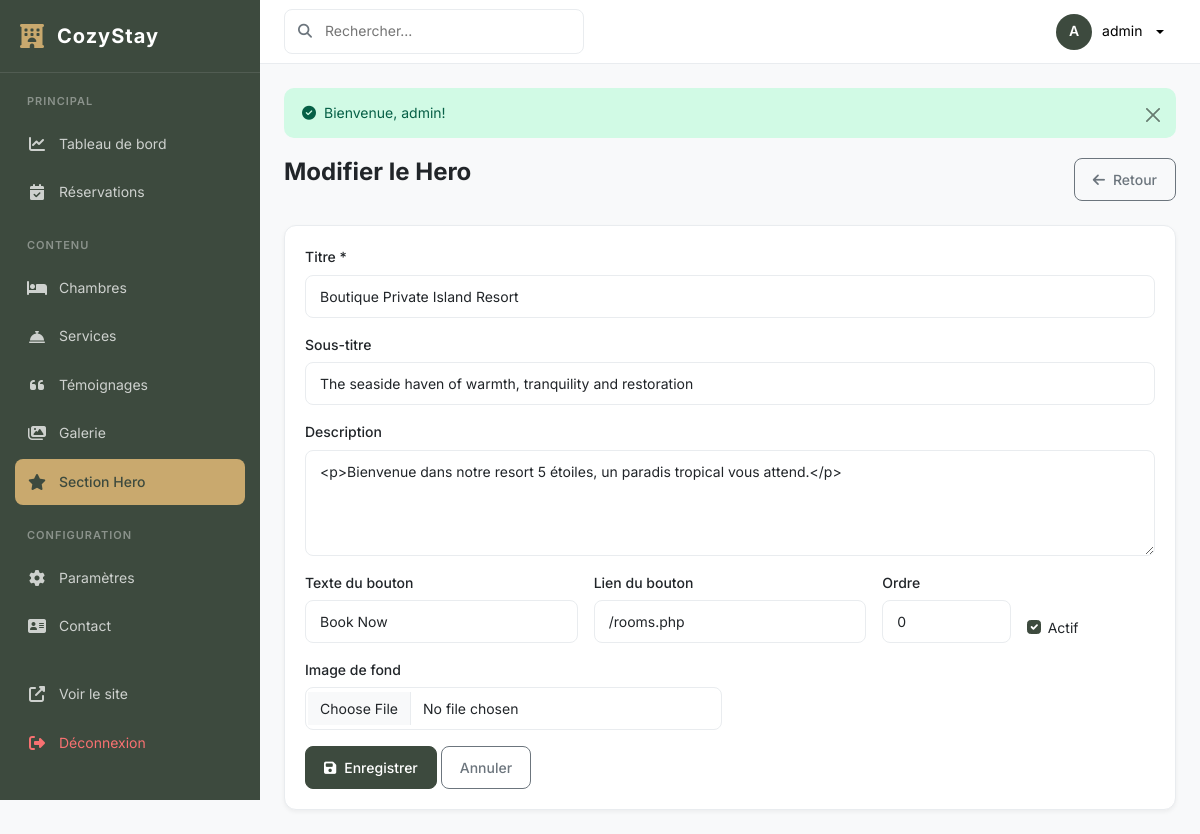
The page /dashboard/hero/form.php?id=1 (signed in) on the database its author committed.
### tables this page shows
CREATE TABLE IF NOT EXISTS `hero_sections` (
  `id` int(11) NOT NULL AUTO_INCREMENT,
  `title` varchar(200) NOT NULL,
  `subtitle` varchar(300) NOT NULL,
  `description` text,
  `background_image` varchar(500) DEFAULT NULL,
  `button_text` varchar(50) DEFAULT 'Book Now',
  `button_link` varchar(200) DEFAULT '/rooms.php',
  `is_active` tinyint(1) DEFAULT 1,
  `order_position` int(11) DEFAULT 0,
  `created_at` datetime DEFAULT CURRENT_TIMESTAMP,
  `updated_at` datetime DEFAULT CURRENT_TIMESTAMP ON UPDATE CURRENT_TIMESTAMP,
  PRIMARY KEY (`id`)
);

### includes/functions.php (called while the page is built, shortened)
<?php
function e($str) {
    return htmlspecialchars($str ?? '', ENT_QUOTES, 'UTF-8');
}

### dashboard/hero/form.php (the view, shortened to what this page needs)
<?php
require_once __DIR__ . '/../../includes/functions.php';
$isEdit = isset($_GET['id']);
$db = getDB();
$item = null; $errors = [];
if ($isEdit) {
    $s = $db->prepare("SELECT * FROM hero_sections WHERE id = ?"); $s->execute([(int)$_GET['id']]); $item = $s->fetch();
}
$v = $item ?: $_POST;
$pageTitle = $isEdit ? "Modifier le Hero" : "Ajouter un Hero";
include __DIR__ . '/../includes/dash_header.php';
?>
<div class="page-header">
    <div><h1><?= $pageTitle ?></h1></div>
    <a href="<?= SITE_URL ?>/dashboard/hero/index.php" class="btn btn-outline-secondary"><i class="fas fa-arrow-left me-2"></i>Retour</a>
</div>
<div class="dashboard-card"><div class="card-body">
    <form method="post" enctype="multipart/form-data">
        <div class="row g-3">
            <div class="col-12"><label class="form-label">Titre *</label><input type="text" name="title" class="form-control" value="<?= e($v['title'] ?? '') ?>" required></div>
            <div class="col-12"><label class="form-label">Sous-titre</label><input type="text" name="subtitle" class="form-control" value="<?= e($v['subtitle'] ?? '') ?>"></div>
            <div class="col-12"><label class="form-label">Description</label><textarea name="description" id="editor" class="form-control" rows="4"><?= e($v['description'] ?? '') ?></textarea></div>
            <div class="col-md-4"><label class="form-label">Texte du bouton</label><input type="text" name="button_text" class="form-control" value="<?= e($v['button_text'] ?? 'Book Now') ?>"></div>
            <div class="col-md-4"><label class="form-label">Lien du bouton</label><input type="text" name="button_link" class="form-control" value="<?= e($v['button_link'] ?? '/rooms.php') ?>"></div>
            <div class="col-md-2"><label class="form-label">Ordre</label><input type="number" name="order_position" class="form-control" value="<?= (int)($v['order_position'] ?? 0) ?>"></div>
            <div class="col-md-2 d-flex align-items-end"><div class="form-check"><input class="form-check-input" type="checkbox" name="is_active" id="isActive" <?= ($v['is_active'] ?? 1) ? 'checked' : '' ?>><label class="form-check-label" for="isActive">Actif</label></div></div>
            <div class="col-md-6"><label class="form-label">Image de fond</label><input type="file" name="background_image" class="form-control" accept="image/*"></div>
            <div class="col-12"><button type="submit" class="btn btn-primary btn-lg"><i class="fas fa-save me-2"></i>Enregistrer</button> <a href="<?= SITE_URL ?>/dashboard/hero/index.php" class="btn btn-outline-secondary btn-lg">Annuler</a></div>
        </div>
    </form>
</div></div>
<?php
include __DIR__ . '/../includes/dash_footer.php'; ?>

### assets/css/dashboard.css (style rules this page uses)
:root { --primary-green: #3d4a3e; --primary-green-light: #4a5a4b; --primary-green-dark: #2d3a2e; --accent-gold: #c9a96e; --accent-beige: #d4c4a8; --sidebar-width: 260px; --topbar-height: 64px; --bg-light: #f8f9fa; --bg-card: #ffffff; --text-dark: #212529; --text-muted: #6c757d; --border-color: #e9ecef; --shadow-sm: 0 2px 4px rgba(0, 0, 0, 0.05); --shadow-md: 0 4px 12px rgba(0, 0, 0, 0.1); --transition: all 0.3s ease; }
* { margin: 0; padding: 0; box-sizing: border-box; }
body { font-family: 'Inter', -apple-system, BlinkMacSystemFont, 'Segoe UI', Roboto, sans-serif; background-color: var(--bg-light); color: var(--text-dark); font-size: 14px; line-height: 1.6; }
.page-header { display: flex; justify-content: space-between; align-items: flex-start; margin-bottom: 24px; }
.page-header h1 { font-size: 24px; font-weight: 700; color: var(--text-dark); margin-bottom: 4px; }
.dashboard-card { background: var(--bg-card); border-radius: 12px; box-shadow: var(--shadow-sm); border: 1px solid var(--border-color); overflow: hidden; }
.dashboard-card .card-body { padding: 20px; }
.btn { font-size: 14px; font-weight: 500; padding: 10px 18px; border-radius: 8px; transition: var(--transition); }
.btn-primary { background: var(--primary-green); border-color: var(--primary-green); }
.form-control, .form-select { border: 1px solid var(--border-color); border-radius: 8px; padding: 10px 14px; font-size: 14px; transition: var(--transition); }
.form-label { font-weight: 500; margin-bottom: 6px; color: var(--text-dark); }
.form-check-input:checked { background-color: var(--primary-green); border-color: var(--primary-green); }

### rows shown on the page
hero_sections: title "Boutique Private Island Resort", subtitle "The seaside haven of warmth, tranquility and restoration", description "<p>Bienvenue dans notre resort 5 étoiles, un paradis tropical vous attend.</p>", button_text "Book Now", button_link "/rooms.php", order_position "0", is_active "☑"

### other values the page prints
substr($_SESSION['admin_username'] ?? 'A', 0, 1) "A"
$_SESSION['admin_username'] "admin"
$msg['message'] "Bienvenue, admin!"
$pageTitle "Modifier le Hero"
